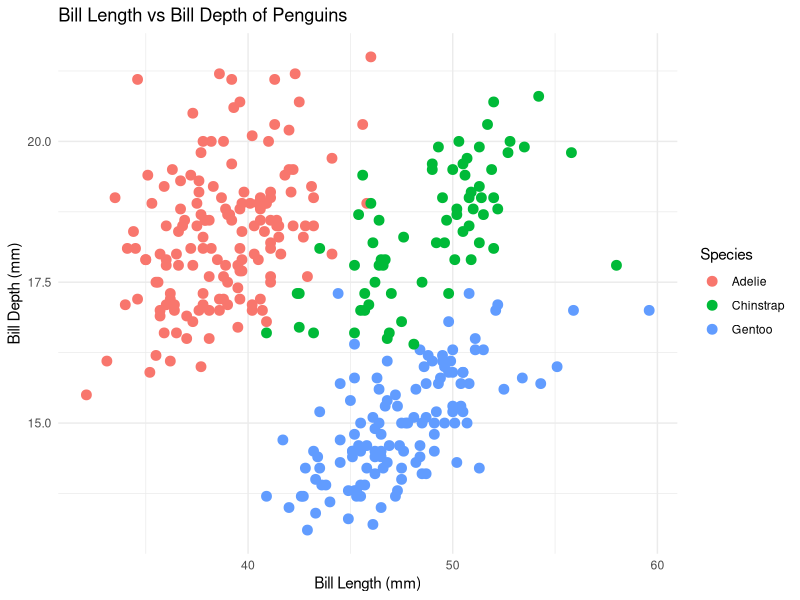
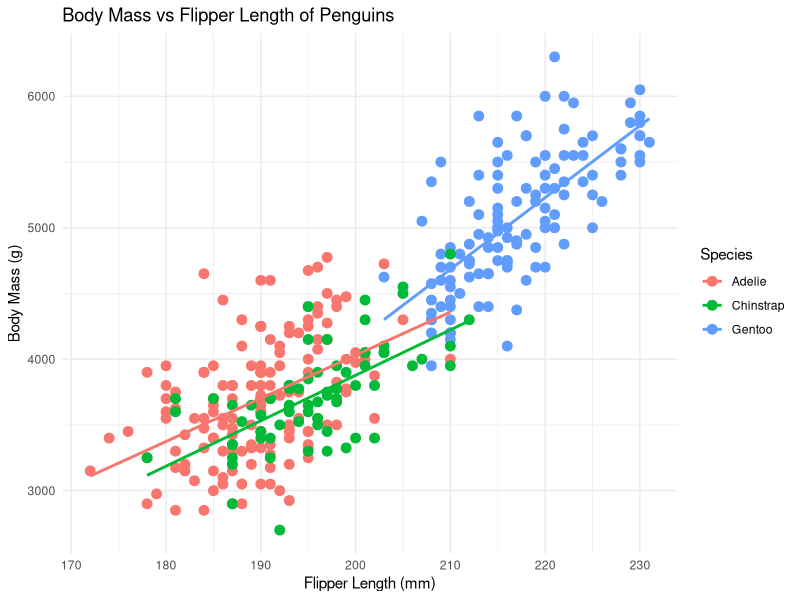

These figures' R source, in order:
## ---- chunk 1
knitr::opts_chunk$set(echo = TRUE)
## ---- chunk 2
library(tidyverse)
library(palmerpenguins)
library(purrr)
## ---- chunk 3
ggplot(
  data = penguins,
  mapping = aes(
    x = bill_length_mm,
    y = bill_depth_mm,
    colour = species
  )
) +
  geom_point(
    size = 3,
    na.rm = TRUE
  ) +
  theme_minimal() +
  labs(
    title = "Bill Length vs Bill Depth of Penguins",
    x = "Bill Length (mm)",
    y = "Bill Depth (mm)",
    colour = "Species"
  )
## ---- chunk 4
ggplot(
  data = penguins,
  mapping = aes(
    x = flipper_length_mm,
    y = body_mass_g,
    colour = species
  )
) +
  geom_point(
    size = 3,
    na.rm = TRUE
  ) +
  geom_smooth(
    method = "lm",
    se = FALSE,
    na.rm = TRUE
  ) +
  theme_minimal() +
  labs(
    title = "Body Mass vs Flipper Length of Penguins",
    x = "Flipper Length (mm)",
    y = "Body Mass (g)",
    colour = "Species"
  )

## ---- chunk 5

# Create a conditional statement to check sea surface temperature

## ---- chunk 6
sst <- 30.2

if (sst > 29.5) {
  print("Warning: Marine heatwave threshold exceeded!")
} else {
  print("SST remains within baseline parameters.")
}
## ---- chunk 7
coral_monitoring <- tibble(
  site = c("Site_A", "Site_B", "Site_C"),
  depth_m = c(12, 35, 8)
)
## ---- chunk 8
coral_monitoring <- coral_monitoring %>%
  mutate(
    zone = if_else(
      depth_m > 30,
      "Deep Reef",
      "Shallow Reef"
    )
  )

## ---- chunk 9
coral_monitoring <- coral_monitoring %>%
  mutate(
    reef_category = case_when(
      depth_m < 10 ~ "Lagoon / Flats",
      depth_m <= 30 ~ "Crest / Slope",
      depth_m > 30 ~ "Mesophotic / Deep",
      TRUE ~ "Unclassified"
    )
  )

coral_monitoring
## ---- chunk 10
marine_stations <- tibble(
  salinity = c(35, 28, 32, 12)
)

marine_stations <- marine_stations %>%
  mutate(
    environment_type = case_when(
      salinity < 15 ~ "Estuarine",
      salinity >= 15 & salinity <= 30 ~ "Brackish",
      salinity > 30 ~ "Marine",
      TRUE ~ "Unclassified"
    )
  )

marine_stations


## ---- chunk 11
for (year in 2020:2024) {
  print(
    paste(
      "Processing climate data for year:",
      year
    )
  )
}
## ---- chunk 12
transect_lengths <- c(50, 100, 25, 75)

for (i in seq_along(transect_lengths)) {
  print(
    paste(
      "Transect number",
      i,
      "measures",
      transect_lengths[i],
      "metres."
    )
  )
}

## ---- chunk 13
site_areas <- c(144, 400, 625)

square_root_results <- numeric(length(site_areas))

for (i in seq_along(site_areas)) {
  square_root_results[i] <- sqrt(site_areas[i])
}

square_root_results
## ---- chunk 14
mapped_results <- map_dbl(
  site_areas,
  sqrt
)

mapped_results
## ---- chunk 15
iris_summaries <- iris %>%
  split(.$Species) %>%
  map(summary)

iris_summaries
## ---- chunk 16
fish_counts <- list(
  c(10, 12, 15, 11),
  c(8, 9, 7, 10, 12),
  c(5, 6, 4)
)
## ---- chunk 17
mean_counts_for <- numeric(length(fish_counts))

for (i in seq_along(fish_counts)) {
  mean_counts_for[i] <- mean(fish_counts[[i]])
}

mean_counts_for

## ---- chunk 18
mean_counts_purrr <- map_dbl(
  fish_counts,
  mean
)

mean_counts_purrr
## ---- chunk 19
calculate_coral_mortality <- function(
    initial_count,
    surviving_count
) {
  
  # Check that the initial count is greater than zero
  if (initial_count <= 0) {
    stop("Initial count must be greater than zero.")
  }
  
  # Check that surviving count is not negative
  if (surviving_count < 0) {
    stop("Surviving count cannot be negative.")
  }
  
  # Check that surviving count does not exceed initial count
  if (surviving_count > initial_count) {
    stop("Surviving count cannot exceed initial count.")
  }
  
  mortality_rate <- (
    initial_count - surviving_count
  ) / initial_count
  
  return(mortality_rate)
}
## ---- chunk 20
coral_mortality_result <- calculate_coral_mortality(
  initial_count = 120,
  surviving_count = 84
)

coral_mortality_result
## ---- chunk 21
convert_temp_c_to_f <- function(celsius) {
  
  # Check that the input is a single numeric value
  if (
    !is.numeric(celsius) ||
    length(celsius) != 1 ||
    is.na(celsius)
  ) {
    stop("Celsius must be a single non-missing numeric value.")
  }
  
  # Stop if the temperature is below absolute zero
  if (celsius < -273.15) {
    stop(
      "Temperature cannot be below absolute zero (-273.15°C)."
    )
  }
  
  fahrenheit <- (celsius * 9 / 5) + 32
  
  return(fahrenheit)
}


## ---- chunk 22
valid_temperature <- convert_temp_c_to_f(
  celsius = 25
)

valid_temperature

## ---- chunk 23
invalid_temperature_test <- tryCatch(
  {
    convert_temp_c_to_f(
      celsius = -300
    )
  },
  error = function(error_message) {
    print(error_message$message)
  }
)

## ---- chunk 24
counts <- c(15, 24, 8, 42)

scaling_factors <- c(1.2, 0.8, 2.5, 1.1)

## ---- chunk 25
scaled_abundance <- map2_dbl(
  counts,
  scaling_factors,
  ~ .x * .y
)

scaled_abundance
## ---- chunk 26
clean_and_classify_survey <- function(
    data,
    column_name,
    threshold
) {
  
  # Check that data is a data frame or tibble
  if (!is.data.frame(data)) {
    stop(
      "The 'data' argument must be a data frame or tibble."
    )
  }
  
  # Check that the column name is a single character string
  if (
    !is.character(column_name) ||
    length(column_name) != 1 ||
    is.na(column_name)
  ) {
    stop(
      "The column name must be provided as a single character string."
    )
  }
  
  # Check that the specified column exists
  if (!column_name %in% names(data)) {
    stop(
      paste0(
        "Column '",
        column_name,
        "' was not found in the supplied data frame."
      )
    )
  }
  
  # Check that the selected column is numeric
  if (!is.numeric(data[[column_name]])) {
    stop(
      paste0(
        "Column '",
        column_name,
        "' must contain numeric values."
      )
    )
  }
  
  # Check that the threshold is a valid numeric value
  if (
    !is.numeric(threshold) ||
    length(threshold) != 1 ||
    is.na(threshold)
  ) {
    stop(
      "The threshold must be a single non-missing numeric value."
    )
  }
  
  # Remove missing values and classify each observation
  cleaned_data <- data %>%
    filter(
      !is.na(.data[[column_name]])
    ) %>%
    mutate(
      classification = if_else(
        .data[[column_name]] >= threshold,
        "Above threshold",
        "Below threshold"
      )
    )
  
  return(cleaned_data)
}
## ---- chunk 27
survey_data <- tibble(
  site = c(
    "Site_A",
    "Site_B",
    "Site_C",
    "Site_D",
    "Site_E"
  ),
  coral_cover = c(
    42,
    NA,
    18,
    65,
    30
  )
)

survey_data
## ---- chunk 28
cleaned_survey <- clean_and_classify_survey(
  data = survey_data,
  column_name = "coral_cover",
  threshold = 30
)

cleaned_survey
